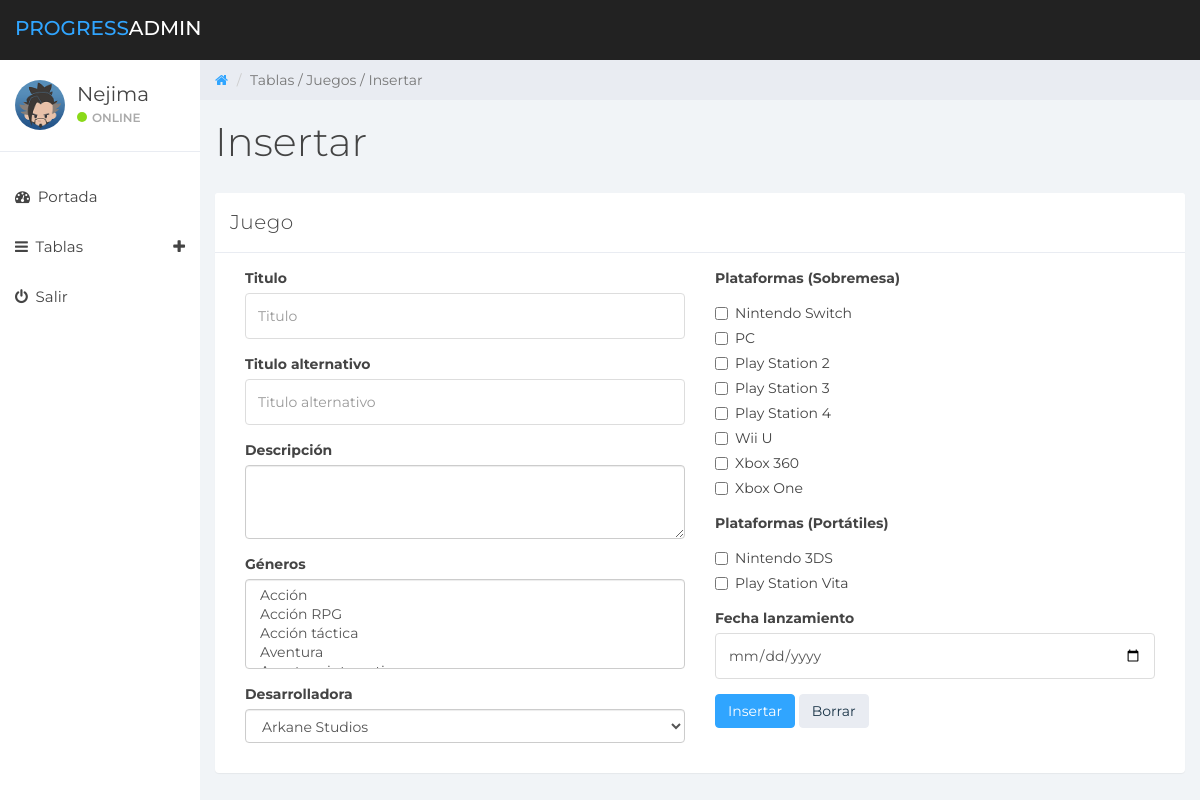
Screenshot of /admin/index.php?accion=insert&sec=Juegos (signed in) with the database file from the repository.
### tables this page shows
CREATE TABLE `plataformas` (
  `id` int(2) NOT NULL,
  `nombre` varchar(40) NOT NULL,
  `siglas` varchar(10) NOT NULL,
  `tipo` enum('sobremesa','portatil') NOT NULL
);

### admin/controladores/insert.controlador.php (called while the page is built, shortened)
<?php
	require 'modelos/insert.modelo.php';
	IF (isset($_REQUEST['sec'])) {
		$sec = $_REQUEST['sec'];
	}
		if ($sec == 'Juegos') {
			$generos = getGeneros();
		}
	$desarrolladoras = getDesarrolladoras();
	$plataformas = getPlataformas();
	$plataformasp = getPlataformasp();
	require 'vistas/insertar.php';
?>

### admin/modelos/insert.modelo.php (called while the page is built, shortened)
<?php
	function getGeneros()
	{
	  $conexion = mysqli_connect('localhost', 'root', 'suerte.0','progress');
	  mysqli_query($conexion,"SET NAMES 'utf8'");
	  $resultado = mysqli_query($conexion,'SELECT * FROM generos_juegos ORDER BY nombre');
	  $generos = array();
	  while ($fila = mysqli_fetch_array($resultado))
	  {
		$generos[] = $fila;
	  }
	  return $generos;
	}
	function getDesarrolladoras()
	{
	  $conexion = mysqli_connect('localhost', 'root', 'suerte.0','progress');
	  mysqli_query($conexion,"SET NAMES 'utf8'");
	  $resultado = mysqli_query($conexion,'SELECT * FROM desarrolladoras ORDER BY nombre');
	  $desarrolladoras = array();
	  while ($fila = mysqli_fetch_array($resultado))
	  {
		$desarrolladoras[] = $fila;
	  }
	  return $desarrolladoras;
	}
	function getPlataformas()
	{
	  $conexion = mysqli_connect('localhost', 'root', 'suerte.0','progress');
	  mysqli_query($conexion,"SET NAMES 'utf8'");
	  $resultado = mysqli_query($conexion,'SELECT * FROM plataformas WHERE tipo = "sobremesa" ORDER BY nombre');
	  $plataformas = array();
	  while ($fila = mysqli_fetch_array($resultado))
	  {
		$plataformas[] = $fila;
	  }
	  return $plataformas;
	}
	function getPlataformasP()
	{
	  $conexion = mysqli_connect('localhost', 'root', 'suerte.0','progress');
	  mysqli_query($conexion,"SET NAMES 'utf8'");
	  $resultado = mysqli_query($conexion,'SELECT * FROM plataformas WHERE tipo = "portatil" ORDER BY nombre');
	  $plataformasp = array();
	  while ($fila = mysqli_fetch_array($resultado))
	  {
		$plataformasp[] = $fila;
	  }
	  return $plataformasp;
	}
?>

### admin/vistas/insertar.php (the view, shortened to what this page needs)
<div class="col-sm-9 col-sm-offset-3 col-lg-10 col-lg-offset-2 main">
	<div class="row">
		<ol class="breadcrumb">
			<li><a href="#">
				<em class="fa fa-home"></em>
			</a></li>
			<li class="active">Tablas / <?php echo $sec; ?> / Insertar</li>
		</ol>
	</div>
	<div class="row">
		<div class="col-lg-12">
			<h1 class="page-header">Insertar</h1>
		</div>
	</div>
			<?php
			SWITCH ($sec) {
			?>
			<?php
			case 'Juegos':
			?>
			<div class="panel panel-default">
				<div class="panel-heading">Juego</div>
				<div class="panel-body">
					<div class="col-md-6">
						<form id="finsert" name="insert" method="POST" action="">
							<div class="form-group">
								<label>Titulo</label>
								<input name="titulo" class="form-control" placeholder="Titulo">
							</div>
							<div class="form-group">
								<label>Titulo alternativo</label>
								<input name="title" class="form-control" placeholder="Titulo alternativo">
							</div>
							<div class="form-group">
								<label>Descripción</label>
								<textarea name="descripcion" class="form-control" rows="3"></textarea>
							</div>
							<div class="form-group">
								<label>Géneros</label>
								<select multiple name="genero[]" class="form-control">
								<?php foreach ($generos as $genero): ?>
									<option value="<?php echo $genero[0]; ?>"><?php echo $genero[1]; ?></option>
								<?php endforeach ?>
								</select>
							</div>
							<div class="form-group">
								<label>Desarrolladora</label>
								<select name="desarrolladora" class="form-control">
									<?php foreach ($desarrolladoras as $desarrolladora): ?>
										<option value="<?php echo $desarrolladora[0]; ?>"><?php echo $desarrolladora[1]; ?></option>
									<?php endforeach ?>
								</select>
							</div>
						</div>
							<div class="col-md-6">
								<div class="form-group">
									<label>Plataformas (Sobremesa)</label>
									<?php foreach ($plataformas as $plataforma): ?>
										<div class="checkbox">
											<label>
												<input type="checkbox" name="enfer[<?php echo $plataforma[0]; ?>]" value="<?php echo $plataforma[0]; ?>"><?php echo $plataforma[1]; ?>
											</label>
										</div>
									<?php endforeach ?>
								</div>
								<div class="form-group">
									<label>Plataformas (Portátiles)</label>
									<?php foreach ($plataformasp as $plataformap): ?>
										<div class="checkbox">
											<label>
												<input type="checkbox" name="enfer[<?php echo $plataformap[0]; ?>]" value="<?php echo $plataformap[0]; ?>"><?php echo $plataformap[1]; ?>
											</label>
										</div>
									<?php endforeach ?>
								</div>
								<div class="form-group">
									<label>Fecha lanzamiento</label>
									<input name="lanzamiento" class="form-control" type="date">
								</div>
								<button type="submit" name="insertar" class="btn btn-primary">Insertar</button>
								<button type="reset" class="btn btn-default">Borrar</button>
							</div>
					</div>
				</div>
			</div>
			<?php
			break;
			}
			?>

### admin/css/styles.css (style rules this page uses)
body { background: #f1f4f7; padding-top: 60px; font-size: 14px; color: #444444; font-family: "Montserrat", "Helvetica Neue", Helvetica, Arial, sans-serif; }
a, a:hover, a:focus { color: #30a5ff; }
h1, h2, h3, h4, h5, h6 { color: #444444; }
h1 { font-weight: 300; font-size: 40px; }
input.form-control { border: 1px solid #ddd; box-shadow: none; height: 46px; }
.btn-default, .btn-default:hover, .btn-default:focus, .btn-default:active, .btn-default.active, .open > .dropdown-toggle.btn-default, .btn-default.disabled, .btn-default[disabled], fieldset[disabled] .btn-default, .btn-default.disabled:hover, .btn-default[disabled]:hover, fieldset[disabled] .btn-default:hover, .btn-default.disabled:focus, .btn-default[disabled]:focus, fieldset[disabled] .btn-default:focus, .btn-default.disabled:active, .btn-default[disabled]:active, fieldset[disabled] .btn-default:active, .btn-default.disabled.active, .btn-default[disabled].active, fieldset[disabled] .btn-default.active { background-color: #e9ecf2; border-color: #e9ecf2; color: #1b3548; }
.btn-primary, .btn-primary:hover, .btn-primary:focus, .btn-primary:active, .btn-primary.active, .open > .dropdown-toggle.btn-primary, .btn-primary.disabled, .btn-primary[disabled], fieldset[disabled] .btn-primary, .btn-primary.disabled:hover, .btn-primary[disabled]:hover, fieldset[disabled] .btn-primary:hover, .btn-primary.disabled:focus, .btn-primary[disabled]:focus, fieldset[disabled] .btn-primary:focus, .btn-primary.disabled:active, .btn-primary[disabled]:active, fieldset[disabled] .btn-primary:active, .btn-primary.disabled.active, .btn-primary[disabled].active, fieldset[disabled] .btn-primary.active { background-color: #30a5ff; border-color: #30a5ff; }
.panel { border: 0; }
.panel-heading { font-size: 20px; font-weight: 300; letter-spacing: 0.025em; height: 60px; line-height: 38px; }
.panel-default .panel-heading { background: #fff; border-bottom: 1px solid #e9ecf2; color: #444444; }
.breadcrumb { border-radius: 0; padding: 10px 15px 10px 15px; background: #e9ecf2; margin: 0; }
h1.page-header { margin-top: 20px; border-bottom: 0; }

### rows the page displays
plataformas: nombre "Nintendo Switch"
plataformas: nombre "PC"
plataformas: nombre "Play Station 2"
plataformas: nombre "Play Station 3"
plataformas: nombre "Play Station 4"
plataformas: nombre "Wii U"
plataformas: nombre "Xbox 360"
plataformas: nombre "Xbox One"
plataformas: nombre "Nintendo 3DS"
plataformas: nombre "Play Station Vita"

### other values shown
$sec "Juegos"
form field desarrolladora "Arkane Studios"
